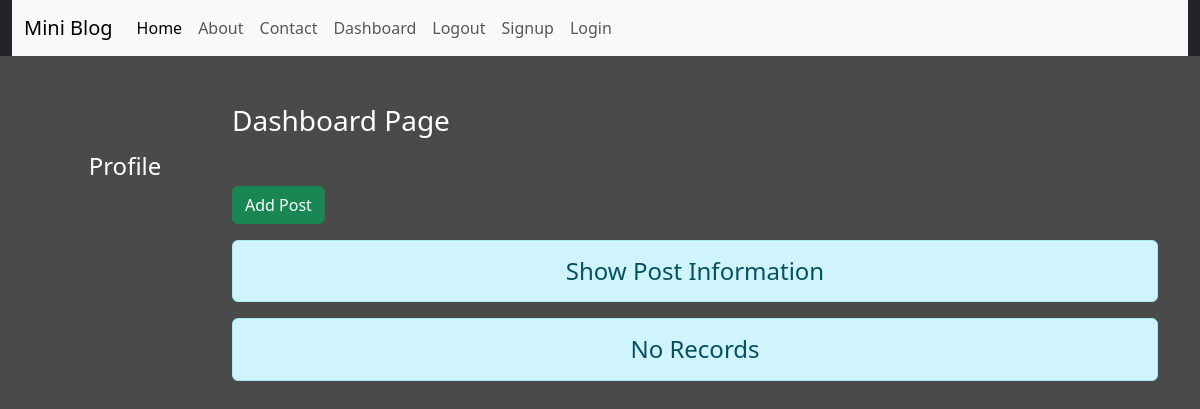
Page /dashboard/ (signed in) on the earlier database version.
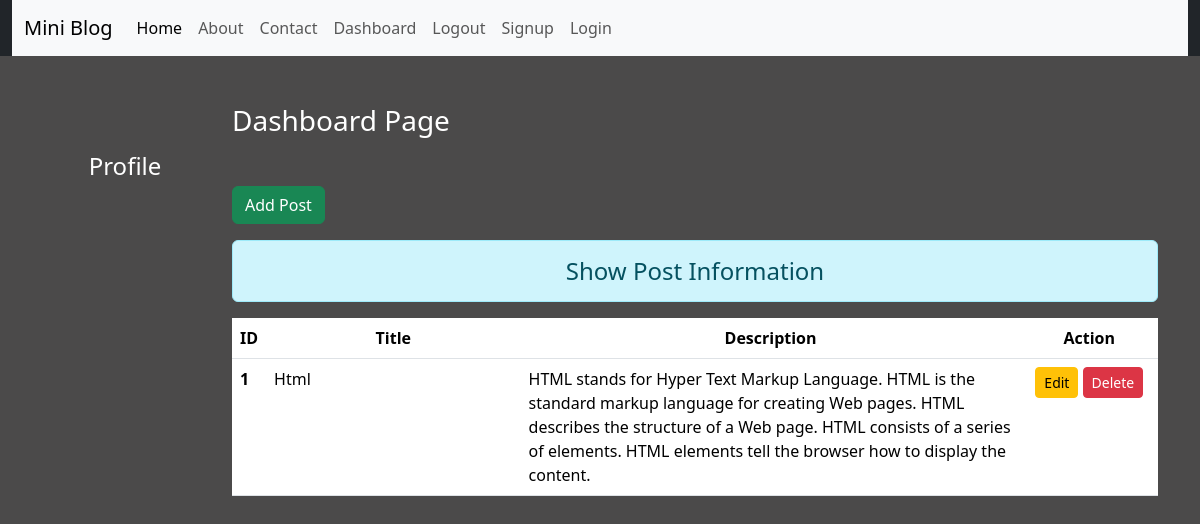
Same page on the later database version.
### blog/models.py (models this page shows, shortened)
class Post(models.Model):
    title = models.CharField(max_length=150)
    desc = models.TextField()
    user_post = models.ForeignKey(User, on_delete=models.CASCADE)

### blog/views.py (the view)
# urls.py: path("dashboard/", views.dashboard, name='dashboard'),
def dashboard(request):
    if request.user.is_authenticated:
        posts = Post.objects.filter(user_post = request.user)
        full_name = request.user.get_full_name()
        return render(request, "blog/dashboard.html", {'posts': posts, 'full_name': full_name})
    else:
        return HttpResponseRedirect('/login/')

### blog/templates/blog/dashboard.html (shortened to what this page needs)
{% extends "blog/base.html" %}
{% load static %}
{% block side %}
<div class="col-sm-2 text-white my-5 text-center">
    <h4 class='my-5'>Profile</h4>
</div>
{% endblock side %}
{% block content %}
<div class="col-sm-10 ">
    <h3 class="text-white my-5">Dashboard Page</h3>
    <a href="{% url "addpost" %}" class='btn btn-success'>Add Post</a>
    <h4 class='text-center alert alert-info mt-3'>Show Post Information</h4>
    {% if posts%}
    <table class='table table-hover bg-white'>
        <thead>
            <tr class='text-center'>
                <th scope='col' style='width:2%'>ID</th>
                <th scope='col' style='width:28%'>Title</th>
                <th scope='col' style='width:55%'>Description</th>
                <th scope='col' style='width:15%'>Action</th>
            </tr>
        </thead>
        <tbody>
            {% for post in posts %}
            <tr>
                <th scope='row'>{{ forloop.counter }}</th>
                <td>{{post.title}}</td>
                <td>{{post.desc}}</td>
                <td class='text-center'>
                    <a href="{% url "updatepost" post.id %}" class='btn btn-warning btn-sm'>Edit</a>
                    <form action="{% url "deletepost" post.id %}" method='POST' class=d-inline>{% csrf_token %}
                        <input type="submit" class='btn btn-danger btn-sm'value="Delete">
                    </form>
                </td>
            </tr>
            {% endfor %}
        </tbody>
    </table>
    {% else %}
    <h4 class='text-center alert alert-info mt-3'>No Records</h4>
    {% endif %}
</div>
{% endblock content %}

Differences in the rows shown:
added Post: title "Html", desc "HTML stands for Hyper Text Markup Language. HTML is the standard markup language for creating Web pages. HTML describes the structure of a Web page. HTML consists of a series of elements. HTML elements tell the browser how to display the content."
Other differences:
text no longer shown: "No Records"
text now shown: "ID Title Description Action"
